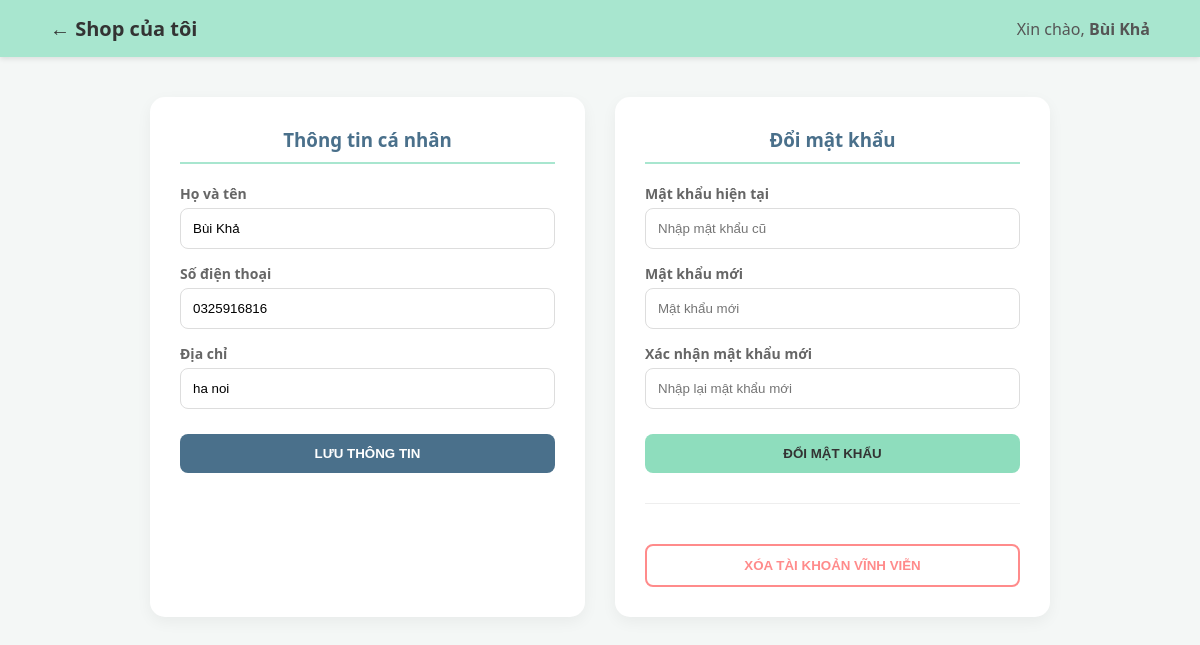
The app's page /public/profile.php (signed in) with its own data.
### tables this page shows
CREATE TABLE `users` (
  `id` int(11) NOT NULL,
  `username` varchar(50) NOT NULL,
  `password` varchar(255) NOT NULL,
  `fullname` varchar(255) DEFAULT NULL,
  `phone` varchar(20) DEFAULT NULL,
  `address` text DEFAULT NULL,
  `email` varchar(100) DEFAULT NULL,
  `role` enum('admin','user') DEFAULT 'user',
  `created_at` timestamp NOT NULL DEFAULT current_timestamp()
);

### public/profile.php (the view, shortened to what this page needs)
<?php
include '../db/db_connect.php';
$user_session = $_SESSION['username'];
$sql = "SELECT * FROM users WHERE username = '$user_session'";
$result = mysqli_query($conn, $sql);
$user = mysqli_fetch_assoc($result);
?>
<!DOCTYPE html>
<html lang="vi">
<head>
</head>
<body>
<nav class="navbar">
    <a href="index.php" class="logo">← Shop của tôi</a>
    <div style="color: #555;">Xin chào, <strong><?php echo $user['fullname']; ?></strong></div>
</nav>
<div class="container">
    <div class="card">
        <h3>Thông tin cá nhân</h3>
        <form action="" method="POST">
            <div class="form-group">
                <label>Họ và tên</label>
                <input type="text" name="fullname" value="<?php echo $user['fullname']; ?>" required>
            </div>
            <div class="form-group">
                <label>Số điện thoại</label>
                <input type="text" name="phone" value="<?php echo $user['phone']; ?>" required>
            </div>
            <div class="form-group">
                <label>Địa chỉ</label>
                <input type="text" name="address" value="<?php echo $user['address']; ?>" required>
            </div>
            <button type="submit" name="update_profile" class="btn btn-primary">LƯU THÔNG TIN</button>
        </form>
    </div>
    <div class="card">
        <h3>Đổi mật khẩu</h3>
        <form action="" method="POST">
            <div class="form-group">
                <label>Mật khẩu hiện tại</label>
                <input type="password" name="old_password" placeholder="Nhập mật khẩu cũ" required>
            </div>
            <div class="form-group">
                <label>Mật khẩu mới</label>
                <input type="password" name="new_password" placeholder="Mật khẩu mới" required>
            </div>
            <div class="form-group">
                <label>Xác nhận mật khẩu mới</label>
                <input type="password" name="confirm_password" placeholder="Nhập lại mật khẩu mới" required>
            </div>
            <button type="submit" name="change_password" class="btn btn-primary" style="background-color: #8eddbd; color: #333;">ĐỔI MẬT KHẨU</button>
        </form>
        <hr style="margin: 30px 0; border: 0; border-top: 1px solid #eee;">
        <form action="" method="POST">
            <button type="submit" name="delete_account" class="btn btn-outline" onclick="return confirm('Hành động này không thể hoàn tác. Bạn có chắc chắn muốn xóa tài khoản?')">XÓA TÀI KHOẢN VĨNH VIỄN</button>
        </form>
    </div>
</div>
</body>
</html>

### public/profile.php (style rules this page uses)
:root { --main-color: #A8E6CF; --text-color: #4A708B; }
body { font-family: 'Segoe UI', Arial, sans-serif; background-color: #f4f7f6; margin: 0; }
.navbar { background-color: var(--main-color); padding: 15px 50px; display: flex; justify-content: space-between; align-items: center; box-shadow: 0 2px 5px rgba(0,0,0,0.1); }
.logo { font-size: 20px; font-weight: bold; color: #333; text-decoration: none; }
.container { width: 900px; margin: 40px auto; display: grid; grid-template-columns: 1fr 1fr; gap: 30px; }
.card { background: white; padding: 30px; border-radius: 15px; box-shadow: 0 5px 15px rgba(0,0,0,0.05); }
h3 { color: var(--text-color); margin-top: 0; border-bottom: 2px solid var(--main-color); padding-bottom: 10px; margin-bottom: 20px; text-align: center; }
.form-group { margin-bottom: 15px; }
label { display: block; margin-bottom: 5px; font-size: 14px; font-weight: 600; color: #666; }
input { width: 100%; padding: 12px; border: 1px solid #ddd; border-radius: 8px; box-sizing: border-box; outline: none; transition: 0.3s; }
.btn { width: 100%; padding: 12px; border: none; border-radius: 8px; font-weight: bold; cursor: pointer; transition: 0.3s; margin-top: 10px; }
.btn-primary { background-color: var(--text-color); color: white; }
.btn-outline { background: none; border: 2px solid #ff8b8b; color: #ff8b8b; }

### records on screen
users: fullname "Bùi Khả", phone "0325916816", address "ha noi"
